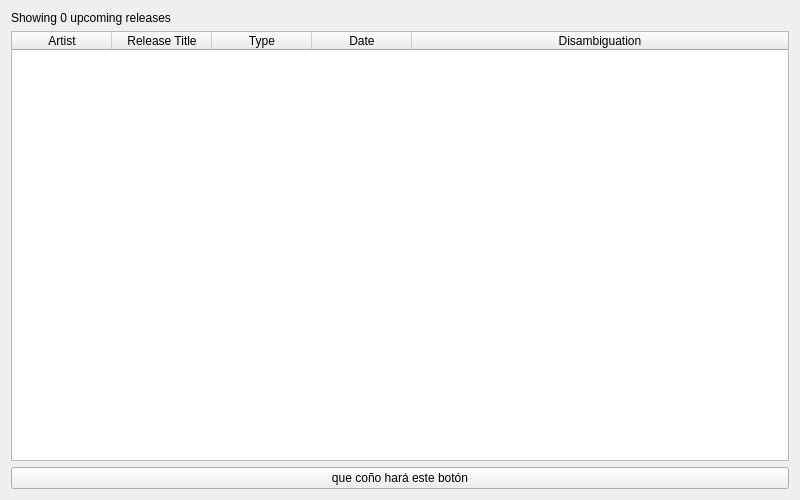
<?xml version="1.0" encoding="UTF-8"?>
<ui version="4.0">
 <class>ReleasesTable</class>
 <widget class="QWidget" name="ReleasesTable">
  <property name="geometry">
   <rect>
    <x>0</x>
    <y>0</y>
    <width>800</width>
    <height>500</height>
   </rect>
  </property>
  <layout class="QVBoxLayout" name="verticalLayout">
   <item>
    <widget class="QLabel" name="count_label">
     <property name="text">
      <string>Showing 0 upcoming releases</string>
     </property>
    </widget>
   </item>
   <item>
    <widget class="QTableWidget" name="table">
     <property name="columnCount">
      <number>5</number>
     </property>
     <attribute name="horizontalHeaderStretchLastSection">
      <bool>true</bool>
     </attribute>
     <column>
      <property name="text">
       <string>Artist</string>
      </property>
     </column>
     <column>
      <property name="text">
       <string>Release Title</string>
      </property>
     </column>
     <column>
      <property name="text">
       <string>Type</string>
      </property>
     </column>
     <column>
      <property name="text">
       <string>Date</string>
      </property>
     </column>
     <column>
      <property name="text">
       <string>Disambiguation</string>
      </property>
     </column>
    </widget>
   </item>
   <item>
    <widget class="QPushButton" name="add_follow_button">
     <property name="text">
      <string>que coño hará este botón</string>
     </property>
    </widget>
   </item>
  </layout>
 </widget>
 <resources/>
 <connections/>
</ui>
